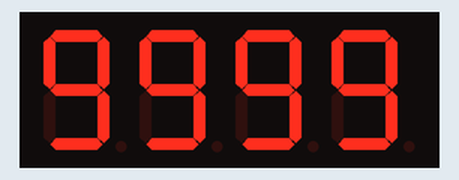
Simulated run of this sketch. Board: Arduino Mega 2560, built with avr-gcc and run on an emulated ATmega2560. Shown: 4-digit seven-segment display. Wiring (inferred from the names in the program): 4-digit 7-segment display, segments lit when LOW: segments pin 35, pin 36, pin 37, pin 38, pin 39, pin 40, pin 41; digit selects pin 4, pin 5, pin 6, pin 7. The segment pins are drawn as the display they are named for.

Above: at 0.09 s.
At 5.2 s:
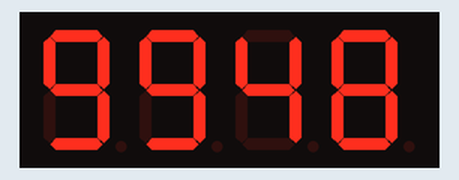
At 10.2 s:
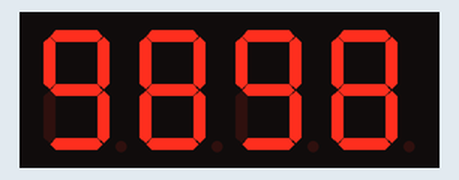
At 20.0 s:
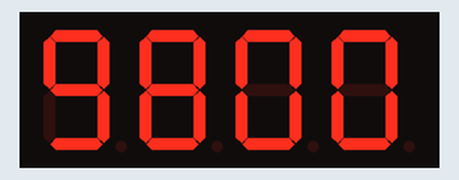
At 29.2 s:
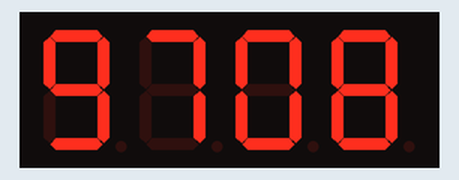
At 39.2 s:
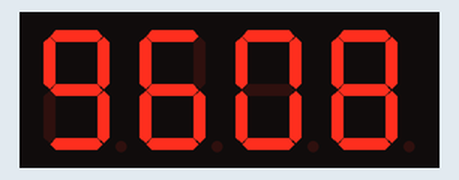

The sketch:

7-digit-counter.ino
```cpp
/*
    A
  -----
F |   | B
  | G |
  -----
E |   | C
  |   |
  -----
    D

USE RESISTORS on the DIGIT (ANODE POSITIVE) wires!

D1 a f  D2 D3 b
e  d dp c  g  D4

*/

#include <string.h>
#include <stdlib.h>
#include <stdio.h>
#include "AsyncTimer.h";

#define DIGITS 4

int pinA = 35;
int pinB = 36;
int pinC = 37;
int pinD = 38;
int pinE = 39;
int pinF = 40;
int pinG = 41;
int D1 = 4;
int D2 = 5;
int D3 = 6;
int D4 = 7;

//0
void n0() {
  digitalWrite(pinA, LOW);
  digitalWrite(pinB, LOW);
  digitalWrite(pinC, LOW);
  digitalWrite(pinD, LOW);
  digitalWrite(pinE, LOW);
  digitalWrite(pinF, LOW);
  digitalWrite(pinG, HIGH);
}

//1
void n1() {
  digitalWrite(pinA, HIGH);
  digitalWrite(pinB, LOW);
  digitalWrite(pinC, LOW);
  digitalWrite(pinD, HIGH);
  digitalWrite(pinE, HIGH);
  digitalWrite(pinF, HIGH);
  digitalWrite(pinG, HIGH);
}
//2
void n2() {
  digitalWrite(pinA, LOW);
  digitalWrite(pinB, LOW);
  digitalWrite(pinC, HIGH);
  digitalWrite(pinD, LOW);
  digitalWrite(pinE, LOW);
  digitalWrite(pinF, HIGH);
  digitalWrite(pinG, LOW);
}
//3
void n3() {
  digitalWrite(pinA, LOW);
  digitalWrite(pinB, LOW);
  digitalWrite(pinC, LOW);
  digitalWrite(pinD, LOW);
  digitalWrite(pinE, HIGH);
  digitalWrite(pinF, HIGH);
  digitalWrite(pinG, LOW);
}
//4
void n4() {
  digitalWrite(pinA, HIGH);
  digitalWrite(pinB, LOW);
  digitalWrite(pinC, LOW);
  digitalWrite(pinD, HIGH);
  digitalWrite(pinE, HIGH);
  digitalWrite(pinF, LOW);
  digitalWrite(pinG, LOW);
}
//5
void n5() {
  digitalWrite(pinA, LOW);
  digitalWrite(pinB, HIGH);
  digitalWrite(pinC, LOW);
  digitalWrite(pinD, LOW);
  digitalWrite(pinE, HIGH);
  digitalWrite(pinF, LOW);
  digitalWrite(pinG, LOW);
}
//6
void n6() {
  digitalWrite(pinA, LOW);
  digitalWrite(pinB, HIGH);
  digitalWrite(pinC, LOW);
  digitalWrite(pinD, LOW);
  digitalWrite(pinE, LOW);
  digitalWrite(pinF, LOW);
  digitalWrite(pinG, LOW);
}
//7
void n7() {
  digitalWrite(pinA, LOW);
  digitalWrite(pinB, LOW);
  digitalWrite(pinC, LOW);
  digitalWrite(pinD, HIGH);
  digitalWrite(pinE, HIGH);
  digitalWrite(pinF, HIGH);
  digitalWrite(pinG, HIGH);
}
//8
void n8() {
  digitalWrite(pinA, LOW);
  digitalWrite(pinB, LOW);
  digitalWrite(pinC, LOW);
  digitalWrite(pinD, LOW);
  digitalWrite(pinE, LOW);
  digitalWrite(pinF, LOW);
  digitalWrite(pinG, LOW);
}
//9
void n9() {
  digitalWrite(pinA, LOW);
  digitalWrite(pinB, LOW);
  digitalWrite(pinC, LOW);
  digitalWrite(pinD, LOW);
  digitalWrite(pinE, HIGH);
  digitalWrite(pinF, LOW);
  digitalWrite(pinG, LOW);
}

void segment1() {
  digitalWrite(D1, HIGH);
  digitalWrite(D2, LOW);
  digitalWrite(D3, LOW);
  digitalWrite(D4, LOW);
}

void segment2() {
  digitalWrite(D1, LOW);
  digitalWrite(D2, HIGH);
  digitalWrite(D3, LOW);
  digitalWrite(D4, LOW);
}

void segment3() {
  digitalWrite(D1, LOW);
  digitalWrite(D2, LOW);
  digitalWrite(D3, HIGH);
  digitalWrite(D4, LOW);
}

void segment4() {
  digitalWrite(D1, LOW);
  digitalWrite(D2, LOW);
  digitalWrite(D3, LOW);
  digitalWrite(D4, HIGH);
}

void clear() {
  digitalWrite(D1, LOW);
  digitalWrite(D2, LOW);
  digitalWrite(D3, LOW);
  digitalWrite(D4, LOW);
}

void (*number_funcs[10])() = {n0, n1, n2, n3, n4, n5, n6, n7, n8, n9};
void (*segment_funcs[DIGITS])() = {segment1, segment2, segment3, segment4};

void show_number(int num) {
  int digits[DIGITS];
  int current = num;
  int i = DIGITS;

  for (int i=0; i<DIGITS; ++i) {
    digits[i] = current % 10;
    current /= 10;
  }

  for (int i=0; i<DIGITS; ++i) {
    segment_funcs[(DIGITS-1)-i](); // call the segment index
    number_funcs[digits[i]](); // setup the digit value
    delay(1);
  }
  clear();
}

AsyncTimer async_timer;
int timer_max = 9999;
int timer_current = timer_max;

void handler_second() {
  if (timer_current-- <= 0) {
    timer_current = timer_max;
  }
}
void handler_interval() {
  show_number(timer_current);
}

void setup() {
  pinMode(pinA, OUTPUT);
  pinMode(pinB, OUTPUT);
  pinMode(pinC, OUTPUT);
  pinMode(pinD, OUTPUT);
  pinMode(pinE, OUTPUT);
  pinMode(pinF, OUTPUT);
  pinMode(pinG, OUTPUT);
  pinMode(D1, OUTPUT);
  pinMode(D2, OUTPUT);
  pinMode(D3, OUTPUT);
  pinMode(D4, OUTPUT);

  async_timer.setInterval(handler_second, 100);
  async_timer.setInterval(handler_interval, 10);
}

void loop() {
  async_timer.handle();
}

/*
NOTE for this example below:
This SevSeg isn't working for the 3461b-1 with the common anode

SevSeg Counter Example

 Copyright 2020 Dean Reading

 This example demonstrates a very simple use of the SevSeg library with a 4
 digit display. It displays a counter that counts up, showing deci-seconds.
 */


 /*

#include "SevSeg.h"
SevSeg sevseg; //Instantiate a seven segment controller object

void setup() {
  byte numDigits = 4;
  byte digitPins[] = {4, 5, 6, 7};
  byte segmentPins[] = {35, 36, 37, 38, 39, 40, 41};
  bool resistorsOnSegments = false; // 'false' means resistors are on digit pins
  byte hardwareConfig = COMMON_ANODE; // See README.md for options
  bool updateWithDelays = false; // Default 'false' is Recommended
  bool leadingZeros = false; // Use 'true' if you'd like to keep the leading zeros
  bool disableDecPoint = true; // Use 'true' if your decimal point doesn't exist or isn't connected

  pinMode(pinA, OUTPUT);
  pinMode(pinB, OUTPUT);
  pinMode(pinC, OUTPUT);
  pinMode(pinD, OUTPUT);
  pinMode(pinE, OUTPUT);
  pinMode(pinF, OUTPUT);
  pinMode(pinG, OUTPUT);
  pinMode(D1, OUTPUT);
  pinMode(D2, OUTPUT);
  pinMode(D3, OUTPUT);
  pinMode(D4, OUTPUT);

  sevseg.begin(hardwareConfig, numDigits, digitPins, segmentPins, resistorsOnSegments,
  updateWithDelays, leadingZeros, disableDecPoint);
  sevseg.setBrightness(90);
}

void loop() {
  static unsigned long timer = millis();
  static int deciSeconds = 0;

  if (millis() - timer >= 100) {
    timer += 100;
    deciSeconds++; // 100 milliSeconds is equal to 1 deciSecond

    if (deciSeconds == 10000) { // Reset to 0 after counting for 1000 seconds.
      deciSeconds=0;
    }
    sevseg.setNumber(deciSeconds, 1);
  }

  sevseg.refreshDisplay(); // Must run repeatedly
}
*/
```
